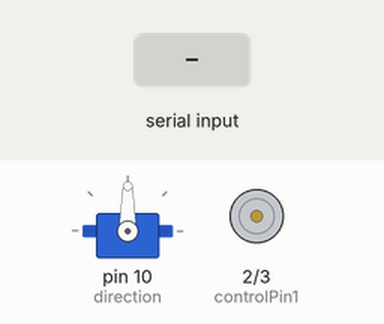
A sketch run on a simulated Arduino Uno, built with avr-gcc and run on an emulated ATmega328P. Parts: servo, motor-driver pin pairs drawn as motors (green arrow = first pin HIGH = forward, orange = second pin HIGH = backward, longer = more drive, scaled by the enable pin). The inputs (shaded band) are chosen by the test bench. What the sketch prints to the serial monitor is not drawn.

Above: at 4.2 s.
4.3 s: "90;45\n" received over Serial
At 5.5 s:
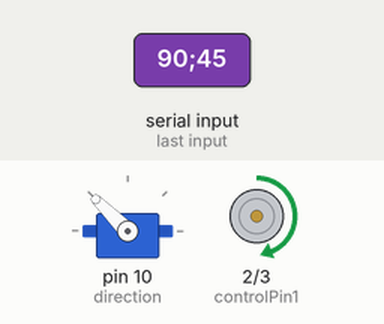
5.8 s: "30;150\n" received over Serial
At 6.9 s:
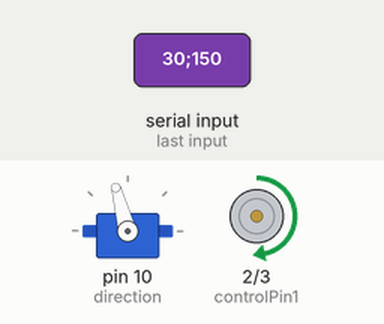
7.3 s: "1\n" received over Serial
At 8.1 s:
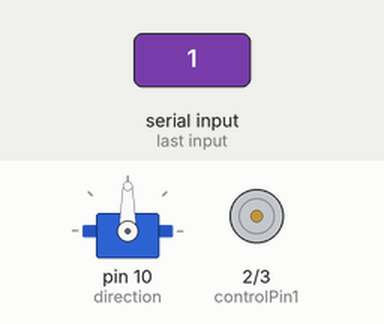
8.8 s: "90\n" received over Serial
At 9.3 s:
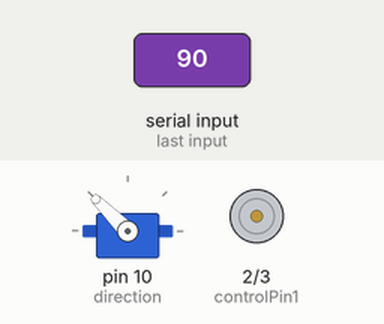
10.3 s: "200\n" received over Serial
At 11.5 s:
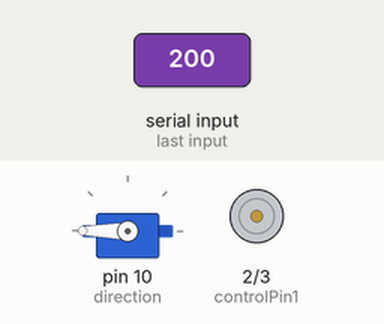
11.8 s: "1;90\n" received over Serial
At 13.0 s:
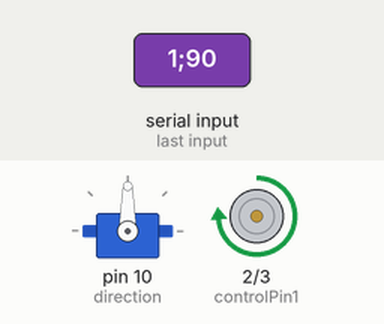
Timing chart, 0 to 14.3 s (numbered marks = the images above; inputs shaded):
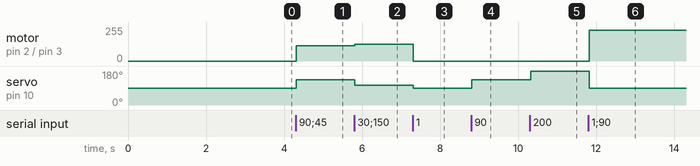

The sketch:

Servo-motor-bluetoothv2.ino
```cpp
#include <Servo.h>

Servo direction;
int volant = 0;
int angleServo = 0;

//partie liée au moteur
const int controlPin1 = 2;
const int controlPin2 = 3;
const int enablePin = 5;

int throttle = 0;//throttle
int motorSpeed = 0; // speed of the motor
int motorDir = 1; // current direction of the motor
//fcontion de recup Bluetooth
String input="";

void setup(){
  direction.attach(10);//Link Servo
  pinMode(controlPin1, OUTPUT);//Controle Moteur AV/AR
  pinMode(controlPin2, OUTPUT);//Controle Moteur AV/AR
  pinMode(enablePin, OUTPUT);//Puissance Moteur
  digitalWrite(enablePin, LOW);
  //Bluetooth
  Serial.begin(9600);
  delay(1000);
  Serial.print("AT+NAMEFABLABRC");
  delay(1000);
  Serial.print("AT+PIN1234");
  delay(1000);
  //Serial.print("AT+BAUD7");
}

void loop(){
    delay(20);
    while (Serial.available()) {//stipule que le bazzar recoit des donnée.
      //Assignation des variables de la commande Bluetooth
      input = Serial.readStringUntil('\n');
      volant = getValue(input,';',0).toInt();//donne une valeur entre 0 & 180
      throttle = getValue(input,';',1).toInt();//donne une valeur entre -100 & 100

      angleServo = map(volant, -90, 90, 45, 135);
      direction.write(angleServo);
      //Detection Marche AV/AR
      if(throttle <= 0){
        throttle = throttle * -1;
        motorSpeed = map(throttle, 0, 100, 0, 255);
        motorDir = 0;
      }
      else{
        motorSpeed = map(throttle, 0, 100, 0, 255);
        motorDir = 1;
      }

      if (motorDir == 1) {
        digitalWrite(controlPin1, HIGH);
        digitalWrite(controlPin2, LOW);
      }
      else {
        digitalWrite(controlPin1, LOW);
        digitalWrite(controlPin2, HIGH);
      }
      analogWrite(enablePin, motorSpeed);
    }
}

//Fonction de split récupération de paquet blutooth
String getValue(String data, char separator, int index)
{
  int found = 0;
  int strIndex[] = {0, -1};
  int maxIndex = data.length()-1;

  for(int i=0; i<=maxIndex && found<=index; i++){
    if(data.charAt(i)==separator || i==maxIndex){
        found++;
        strIndex[0] = strIndex[1]+1;
        strIndex[1] = (i == maxIndex) ? i+1 : i;
    }
  }
  return found>index ? data.substring(strIndex[0], strIndex[1]) : "";
}
```

Measured:
- after the input at 4.3 s, motor on pin 2 (controlPin1) / pin 3 (controlPin2): stopped → forward 114/255 at once; servo on pin 10 (direction): 90° → 135° at once
- after the input at 5.8 s, motor on pin 2 (controlPin1) / pin 3 (controlPin2): forward 114/255 → forward 126/255 at once; servo on pin 10 (direction): 135° → 105° at once
- after the input at 7.3 s, motor on pin 2 (controlPin1) / pin 3 (controlPin2): forward 126/255 → stopped at once; servo on pin 10 (direction): 105° → 90° at once
- after the input at 8.8 s, servo on pin 10 (direction): 90° → 135° at once
- after the input at 10.3 s, servo on pin 10 (direction): 135° → 180° at once
- after the input at 11.8 s, motor on pin 2 (controlPin1) / pin 3 (controlPin2): stopped → forward 229/255 at once; servo on pin 10 (direction): 180° → 90° at once
